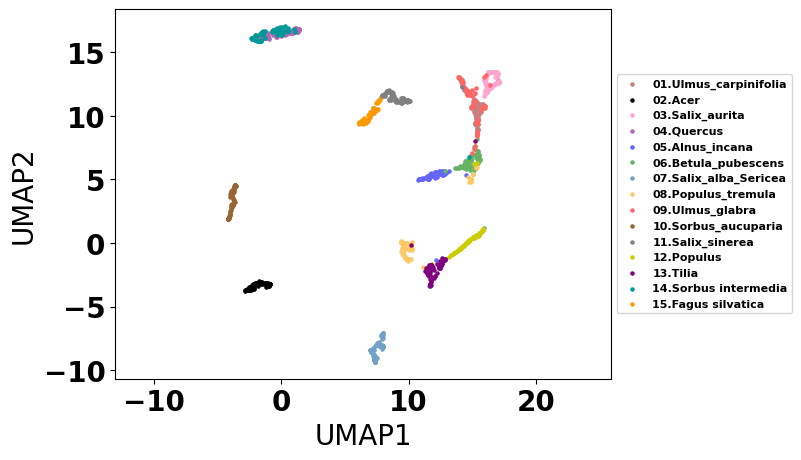
#> input picture example/leaf_results/leaf_UMAP .png, 801 x 460 px, given as the content of the folder uments/GitHub/mogec-code/MOGEC/downloaded_data/Leaf_dataset/, which was not available
$ jupyter execute --allow-errors leaf_dataset.ipynb   (shell and % lines are left out)
#> lines starting #> are read from the running program, lines starting #| are printed output that depends on the picture; after the words box and inside, x2 and y2 are one past the last pixel; in counts of white or black regions, pixels touching at a corner belong together; pictures that were not available may be replaced by others from this repository, and a replacement may not be noted
[cell 1]

import os
import sys
import numpy as np
import seaborn as sns
import matplotlib.pyplot as plt
import matplotlib.cm as cm
import matplotlib.colors as mcolors
import pandas as pd
import scipy as sc
import scanpy as scanpy
from tqdm import tqdm
from sklearn.decomposition import PCA
import umap
from scipy import stats

sys.path.insert(1, '/Users/irwanij/Documents/GitHub/MO2GP')
sys.path.insert(1, '/Users/irwanij/Documents/GitHub/MO2GP/code')

from copy import deepcopy as dcp

import time
import pickle
import anndata as ad
import pandas as pd
from sklearn.preprocessing import StandardScaler
from sklearn.metrics import silhouette_samples

from joblib import Parallel, delayed
from tqdm import tqdm

np.set_printoptions(formatter={'float': lambda x: "{0:0.20f}".format(x)})
font = {'family' : 'arial',
        'weight' : 'bold',
        'size'   : 20}
plt.rc('font', **font)

## Prepare the colormap
custom_colors = [
    "#0000FF", "#FF0000", "#00FF00", "#00002C", "#FF1AB9", "#FFD300", "#005800",
    "#8484FF", "#9E4F46", "#00FFC1", "#008495", "#00007B", "#95D34F", "#F69EDC",
    "#D312FF", "#7B1A6A", "#F61261", "#FFC184", "#232309", "#8DA77B", "#F68409",
    "#847200", "#72F6FF", "#9EC1FF", "#72617B", "#9E0000", "#004FFF", "#004695",
    "#D3FF00", "#B94FD3", "#3E001A", "#EDFFB0", "#FF7B61", "#46FF7B", "#12A761",
    "#D3A7A7", "#D34F84", "#6A00C1", "#2C6146", "#0095F6", "#093E4F", "#A75809",
    "#72613E", "#099500", "#9E6AB9", "#FFFF72", "#A7F6CA", "#95B0B9", "#B0B009",
    "#2C004F", "#00CAFF", "#4F2300", "#00B9A7", "#9E0035", "#4F7BB0", "#1A46C1",
    "#58D300", "#729535", "#E5A735", "#F68D95", "#6A128D", "#E561C1", "#EDD3FF",
    "#9EFF9E"
]
custom_cmap = mcolors.ListedColormap(custom_colors, name="custom_cmap")

[cell 2]
from PIL import Image
import numpy as np
import cv2

def get_image_and_contours(img_path, size=128, threshold=128, invert_background=False):
#> called with size = 128, threshold = 64, invert_background = True
    try:
        # Open image and convert to grayscale
        img = Image.open(img_path).convert("L")  # "L" for grayscale
    except IOError:
        raise FileNotFoundError(f"Cannot load {img_path}")

    # Convert to OpenCV format (numpy array)
    img = np.array(img)

    # Normalize the image to the range [0, 255] if it's not already in uint8 format
    if img.dtype != np.uint8:
        img = cv2.normalize(img, None, 0, 255, cv2.NORM_MINMAX).astype(np.uint8)

    # Invert the background if it is bright (background needs to be 0)
    if invert_background:
        img = 255 - img
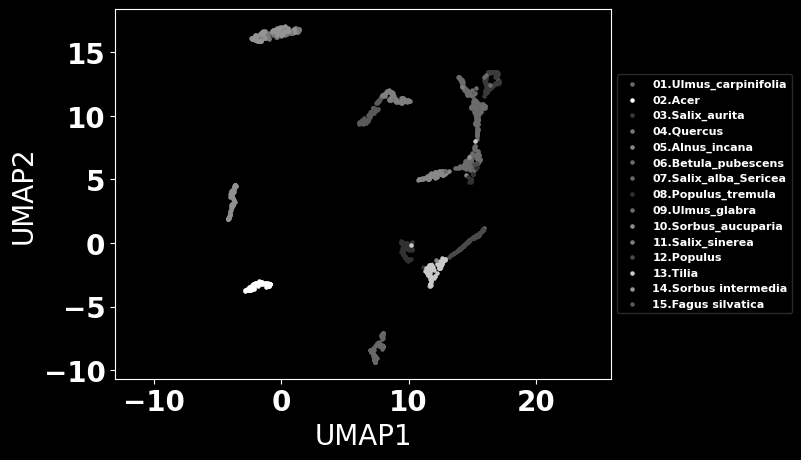
#> img: shape (460, 801); min 0, max 255, mean 9.7

    # Apply binary thresholding to segment the leaf
    _, binary = cv2.threshold(img, threshold, 255, cv2.THRESH_BINARY)
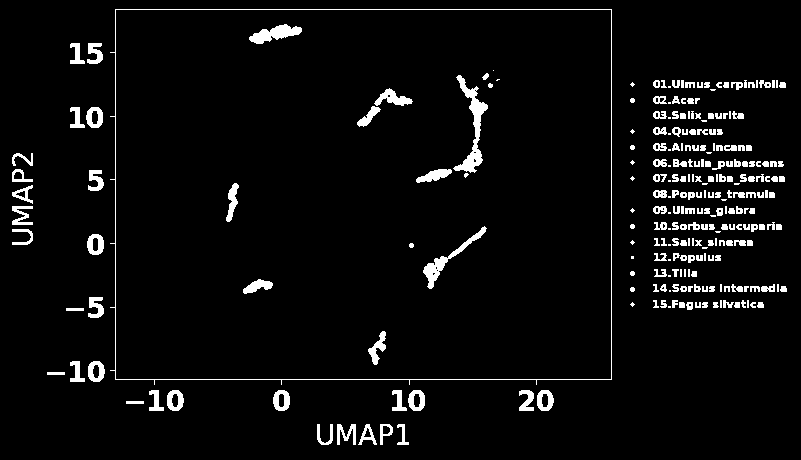
#> binary: shape (460, 801); 4.7% white; 262 white regions (59 under 20 px)

    # Get original dimensions
    h, w = binary.shape
#> h = 460; w = 801
    # Determine the scaling factor based on the largest dimension
    scale = size / max(h, w)
#> scale = 0.16
    new_w, new_h = int(w * scale), int(h * scale)
#> new_w = 128; new_h = 73
    # Resize while maintaining aspect ratio
    img_resized = cv2.resize(binary, (new_w, new_h), interpolation=cv2.INTER_CUBIC)
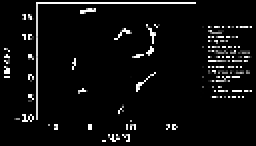
#> img_resized: shape (73, 128) (shown 2 times larger); min 0, max 255, mean 13.5

    # Create a 128x128 black image for padding
    img_padded = np.zeros((size, size), dtype=np.uint8)
    # Calculate padding
    top = (size - new_h) // 2
#> top = 27
    bottom = size - new_h - top
#> bottom = 28
    left = (size - new_w) // 2
#> left = 0
    right = size - new_w - left
#> right = 0
    # Apply padding to the resized image
    img_padded[top:top + new_h, left:left + new_w] = img_resized
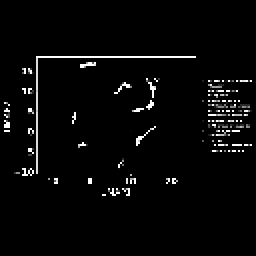
#> img_padded: shape (128, 128) (shown 2 times larger); min 0, max 255, mean 7.7

    # Find the largest continuous contour (external shape)
    contours, _ = cv2.findContours(binary, cv2.RETR_EXTERNAL, cv2.CHAIN_APPROX_NONE)
#> contours = 247 contours, 109 with area under 20; largest, box (x1, y1, x2, y2) and area: (110, 9, 612, 385) 183530, (408, 390, 425, 411) 271, (273, 390, 290, 411) 271, (87, 234, 104, 255) 271, (86, 107, 103, 128) 271
    largest_contour = None
    if contours:
        # Select the largest contour
        largest_contour = max(contours, key=cv2.contourArea)
#> largest_contour = contour of 1812 points, box (x1, y1, x2, y2) (110, 9, 612, 385), area 183530
        largest_contour = largest_contour.reshape(-1, 2)
#> largest_contour = 1812 pairs, first value 110 to 611, second value 9 to 384

    return img_padded, largest_contour

def my_silhouette_score(dataIn, labels, metric='euclidean'):
    output_sample = silhouette_samples(dataIn, labels, metric=metric)
    unique_labels = np.unique(labels)
    group_means = np.array([output_sample[labels == label].mean(axis=0) for label in unique_labels])
    return np.mean(group_means)

[cell 3]
from tqdm import tqdm
contour_input = []
labels = []
img_input = []

# Define the path
path = '/Users/irwanij/Documents/GitHub/mogec-code/MOGEC/downloaded_data/Leaf_dataset/'
# Get sorted list of folders (excluding hidden ones)
folders = sorted([f for f in os.listdir(path) if not f.startswith('.')])
ino = 0
for cur_folder in tqdm(folders, position=0, leave=True):
    # Get files in the current folder (excluding hidden ones)
    files = [f for f in os.listdir(os.path.join(path, cur_folder)) if not f.startswith('.')]

    labels.extend([cur_folder] * len(files))
    for file in files:
        img_path = os.path.join(path, cur_folder, file)
        cur_img, cur_cont = get_image_and_contours(img_path, size=128, threshold=64, invert_background=True)
#> cur_cont has the same summary as largest_contour in get_image_and_contours
        img_input.append(cur_img)
        contour_input.append(cur_cont)
img_input = np.array(img_input)
print(len(contour_input), len(labels), len(img_input))
#| 1 1 1

with open("/Users/irwanij/Documents/GitHub/mogec-code/MOGEC/contour_leaf.pkl", "wb") as f:
    pickle.dump(contour_input, f)
with open("/Users/irwanij/Documents/GitHub/mogec-code/MOGEC/label_leaf.pkl", "wb") as f:
    pickle.dump(labels, f)
#> (the rest of this cell did not finish here and is left out)
